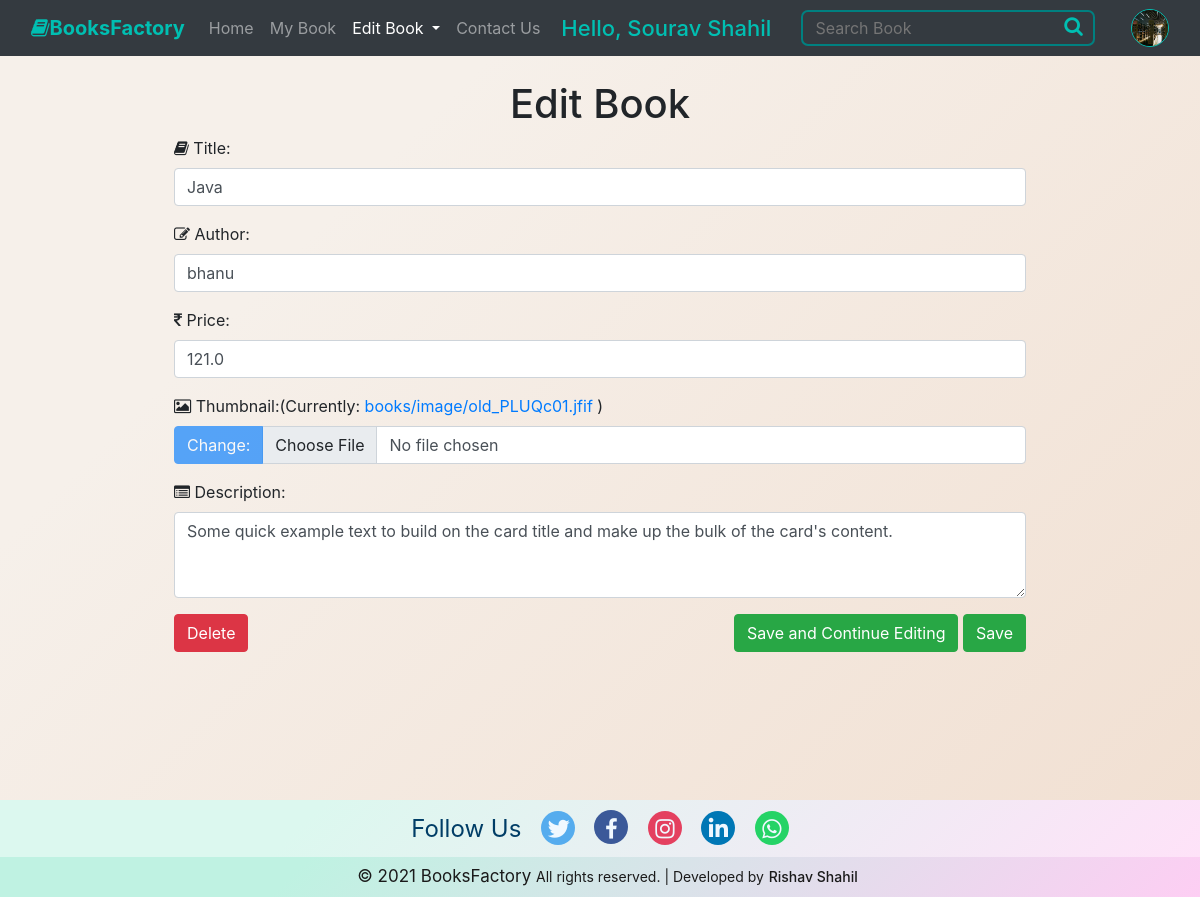
The page /book/edit/?id=25 (signed in) on the database its author committed.
### books/models.py (models this page shows, shortened)
class UserDetails(models.Model):
    user = models.OneToOneField(User, on_delete=models.CASCADE,primary_key=True)
    image = models.ImageField(upload_to='users/image',  default='defaultuser.png')
    phone = models.IntegerField(default=0, blank=True)
    dob = models.DateField(default=datetime.today())
    gender = models.CharField(default='', max_length=28)

class Book(models.Model):
    title = models.CharField(max_length=20)
    price = models.FloatField()
    author = models.CharField(max_length=20)
    desc = models.CharField(max_length=200)
    img = models.ImageField(upload_to='books/image')

### books/views.py (the view, shortened to what this page needs)
# urls.py: path('edit/', views.edit_book, name='editbook'),
@login_required(login_url='home')
def edit_book(request):
    book = Book.objects.get(id=request.GET['id'])
    return render(request, 'book/editbook.html', {'book': book})

### templates/book/editbook.html (shortened to what this page needs)
{% extends 'book/base.html' %}
{% load static %}
{% block dropdown %} active {% endblock dropdown %}
{% block current %}Edit Book {% endblock current %}
{% block body %}
    <div class="container my-4 add-form">
        <h1 class="text-center">Edit Book</h1>
        <form action="{% url 'editbook' %}" enctype="multipart/form-data" method="post">
            <div class="mb-3">
                <label for="formname" class="form-label">
                    <i class="fa fa-book"></i> Title:</label>
                <input type="text" class="form-control" id="formname" aria-describedby="emailHelp"
                       placeholder="Enter Book Title" name="title" value="{{ book.title }}">
            </div>
            <div class="mb-3">
                <label for="forphone" class="form-label"><i class="fa fa-pencil-square-o"></i> Author:</label>
                <input type="text" class="form-control" id="forphone" aria-describedby="emailHelp"
                       placeholder="Enter Author Name" name="author" value="{{ book.author }}">
            </div>
            <div class="mb-3">
                <label for="exampleFormControlInput1" class="form-label"><i class="fa fa-inr"></i> Price:</label>
                <input type="Text" class="form-control" id="exampleFormControlInput1" name="price"
                       placeholder="Enter Book Price"
                       value="{{ book.price }}">
            </div>
            <label for="formFile" class="form-label form-l">
                <i class="fa fa-picture-o"></i> Thumbnail:(Currently: <a href="{{ book.img.url }}">{{ book.img }}</a> )
            </label>
            <div class="input-group mb-3">
                <button class="btn btn-primary disabled" type="button" id="button-addon2">Change:</button>
                <input class="form-control input-file" type="file" name="image" id="formFile">
            </div>
            <div class="mb-3">
                <label for="forTextarea" class="form-label"><i class="fa fa-list-alt"></i> Description:</label>
                <textarea class="form-control" id="forTextarea" rows="3" name="desc"
                          placeholder="Enter Book Description">{{ book.desc }}</textarea>
            </div>
            <div class="row">
                <div class="col-md-6 cols-sm-2 col-3">
                    <button type="button" class="btn btn-danger" data-toggle="modal" data-target="#deleteModal">
                        Delete
                    </button>
                </div>
                <div class="col-md-6 cols-sm-10 col-9" style="text-align: right;">
                    <button type="submit" class="btn btn-success" value="savecon" name="submit">Save and Continue
                        Editing
                    </button>
                    <button type="submit" class="btn btn-success" value="save" name="submit">Save</button>
                </div>
            </div>
        </form>
    </div>
{% endblock body %}

### templates/book/base.html (shortened to what this page needs)
<!doctype html>
{% load static %}
<html lang="en">
<head>
    <link href="https://cdn.jsdelivr.net/npm/bootstrap@5.0.0-beta2/dist/css/bootstrap.min.css" rel="stylesheet"
>
    <link rel="stylesheet" href="https://maxcdn.bootstrapcdn.com/bootstrap/4.0.0/css/bootstrap.min.css"
>
    <link rel="stylesheet" href="https://cdn.jsdelivr.net/npm/bootstrap-icons@1.3.0/font/bootstrap-icons.css">
    <link rel="stylesheet" href="https://cdnjs.cloudflare.com/ajax/libs/font-awesome/4.7.0/css/font-awesome.min.css">
    <link rel="stylesheet" href="https://use.fontawesome.com/releases/v5.8.1/css/all.css"
>
    <link rel="stylesheet" href="https://maxcdn.bootstrapcdn.com/font-awesome/4.5.0/css/font-awesome.min.css">
    <link rel="stylesheet" href="{% static 'css/accounts.css' %}">
    <link rel="stylesheet" href="{% static 'css/books.css' %}">
</head>
<body>
<nav class="navbar navbar-expand-lg navbar-dark bg-dark" >
    <div class="container-fluid">
        <a class="navbar-brand" href="{% url 'home' %}">
            <strong class="mainlogo"><i class="fa fa-book"></i>BooksFactory</strong>
        </a>
        <div class="collapse navbar-collapse" id="navbarSupportedContent">
            <ul class="navbar-nav me-auto mb-2 mb-lg-0">
                <li class="nav-item">
                    <a class="nav-link {% block home %} {% endblock home %}" aria-current="page"
                       href="{% url 'home' %}">Home</a>
                </li>
                <li class="nav-item">
                    <a class="nav-link {% block mybooks %} {% endblock mybooks %}" href="{% url 'showbook' %}">My
                        Book</a>
                </li>
                <li class="nav-item dropdown">
                    <a class="nav-link dropdown-toggle {% block dropdown %} {% endblock dropdown %}" href="#"
                       id="navbarDropdown" role="button"
                       data-bs-toggle="dropdown" aria-expanded="false">
                        {% block current %} {% endblock current %}
                    </a>
                </li>
                <li class="nav-item">
                    <a class="nav-link {% block contactus %} {% endblock contactus %}" href="{% url 'contactus' %}">
                        Contact Us
                    </a>
                </li>
            </ul>
            <span class="user-name">Hello, {{ request.user.first_name }} {{ user.last_name }}</span>
            <form class="d-flex" method="get" action="{% url 'searchbook' %}">
                <div class="searchbook">
                    <input type="text" name="query" id="search" placeholder="Search Book">
                    <button type="submit"><i class="fa fa-search"></i></button>
                </div>
            </form>
            <ul class="navbar-nav  ">
                    <li class="nav-item dropdown">
                        <a class="nav-link  last-logo" href="#" id="navbarDropdown" role="button"
                            data-bs-toggle="dropdown" aria-expanded="false" style="padding: 0px;">
                            <img src="{{ request.user.userdetails.image.url }}" alt="" class="user-logo">
                        </a>
                    </li>
                </ul>
        </div>
    </div>
</nav>
{% block body %}
{% endblock body %}
<br>
<footer class="footer  ">
    <div class="container-fluid slast">
        <span class="follow">Follow Us</span>
        <a href="https://twitter.com/ShahilRishav" target="_blank" class="link"><i class="fab fa-twitter"
                                                                                   id="icon1"></i></a>
        <a href="https://www.facebook.com/rishav.sahil.02" target="_blank" class="link"><i class="fa fa-facebook-f"
                                                                                           id="icon2"></i></a>
        <a href="https://www.instagram.com/rishavshahil/" target="_blank" class="link"><i class="fab fa-instagram"
                                                                                          id="icon3"></i></a>
        <a href="https://www.linkedin.com/in/rishav-shahil-4b87821a0/" target="_blank" class="link"><i
                class="fab fa-linkedin-in" id="icon4"></i></a>
        <a href="https://api.whatsapp.com/send?phone=+919060210014" target="_blank" class="link"><i
                class="fab fa-whatsapp" id="icon5"></i></a>
    </div>
    <div class="container-fluid last">
            <span>
                © 2021 BooksFactory <span class="rights">All rights reserved. | Developed by</span>
                <span class="name">Rishav Shahil</span>
            </span>
    </div>
</footer>
</body>
</html>

### static/css/accounts.css (style rules this page uses)
body { background-color: #f1dfd1; background-image: linear-gradient(315deg, #f1dfd1 0%, #f6f0ea 74%); }
.mainlogo { color: #00bfb2; }
.searchbook { display: inline-block; border: 2.5px solid teal; border-radius: 7px; padding: 3px 10px; margin-right: 35px; width: 89%; color: #00bfb2; }
.searchbook button { background: none; border: none; outline: none; float: right; padding: 0; color: #00bfb2; }
.searchbook i { cursor: pointer; font-size: 20px; }
.searchbook input { background: transparent; border: none; outline: none; padding: 1px 2px; width: 89%; color: turquoise; font-size: 16px; }
#icon1 { font-size: 22px; color: aliceblue; padding: 7px; width: 34px; text-align: center; height: 34px; background-color: #55acee; border-radius: 100px; }
#icon2 { font-size: 22px; margin-left: 15px; color: aliceblue; padding: 8px; width: 34px; text-align: center; height: 34px; background-color: #3b5999; border-radius: 100px; }
#icon3 { font-size: 22px; margin-left: 15px; color: aliceblue; padding: 7px; width: 34px; text-align: center; height: 34px; background-color: #e4405f; border-radius: 100px; }
#icon4 { font-size: 22px; margin-left: 15px; color: aliceblue; padding: 7px; width: 34px; text-align: center; height: 34px; background-color: #0077B5; border-radius: 100px; }
#icon5 { font-size: 22px; margin-left: 15px; color: aliceblue; padding: 7px; width: 34px; text-align: center; height: 34px; background-color: #25D366; border-radius: 100px; }
.bg-dark { color: black; }
.footer { text-align: center; margin-top: 100px; }
footer .slast { background-color: #fee2f8; background-image: linear-gradient(315deg, #fee2f8 0%, #dcf8ef 74%); padding: 10px 0px 10px 0px; }
footer .last { background-color: #fdcef3; background-image: linear-gradient(315deg, #fdcef3 0%, #bff2e2 75%); padding: 7px 0px 7px 15px; font-size: 17px; color:#1a1a1a; }
footer .rights { font-size: 14px; }
footer .name { font-size: 14px; cursor: pointer; font-weight: 500; }
footer .follow { font-size: 24px; color: #003d66; font-weight: 400; padding-right: 15px; }

### static/css/books.css (style rules this page uses)
nav .user-name { color: #00bfb2; font-size: 22px; font-weight: 450; margin: 0px 30px 0px 10px; }
nav .user-logo { width: 38px; margin-left: auto; border: 1.8px solid #00bfb2; border-radius: 300px; }
.add-form { padding: 0 12% 0 12%; }
.last-logo { margin: 0; padding: 0; }

### rows shown on the page
Book: title "Java", author "bhanu", price "121.0", img "books/image/old_PLUQc01.jfif", desc "Some quick example text to build on the card title and make up the bulk of the card's content."

### other values the page prints
{{ request.user.first_name }} "Sourav"
{{ user.last_name }} "Shahil"
